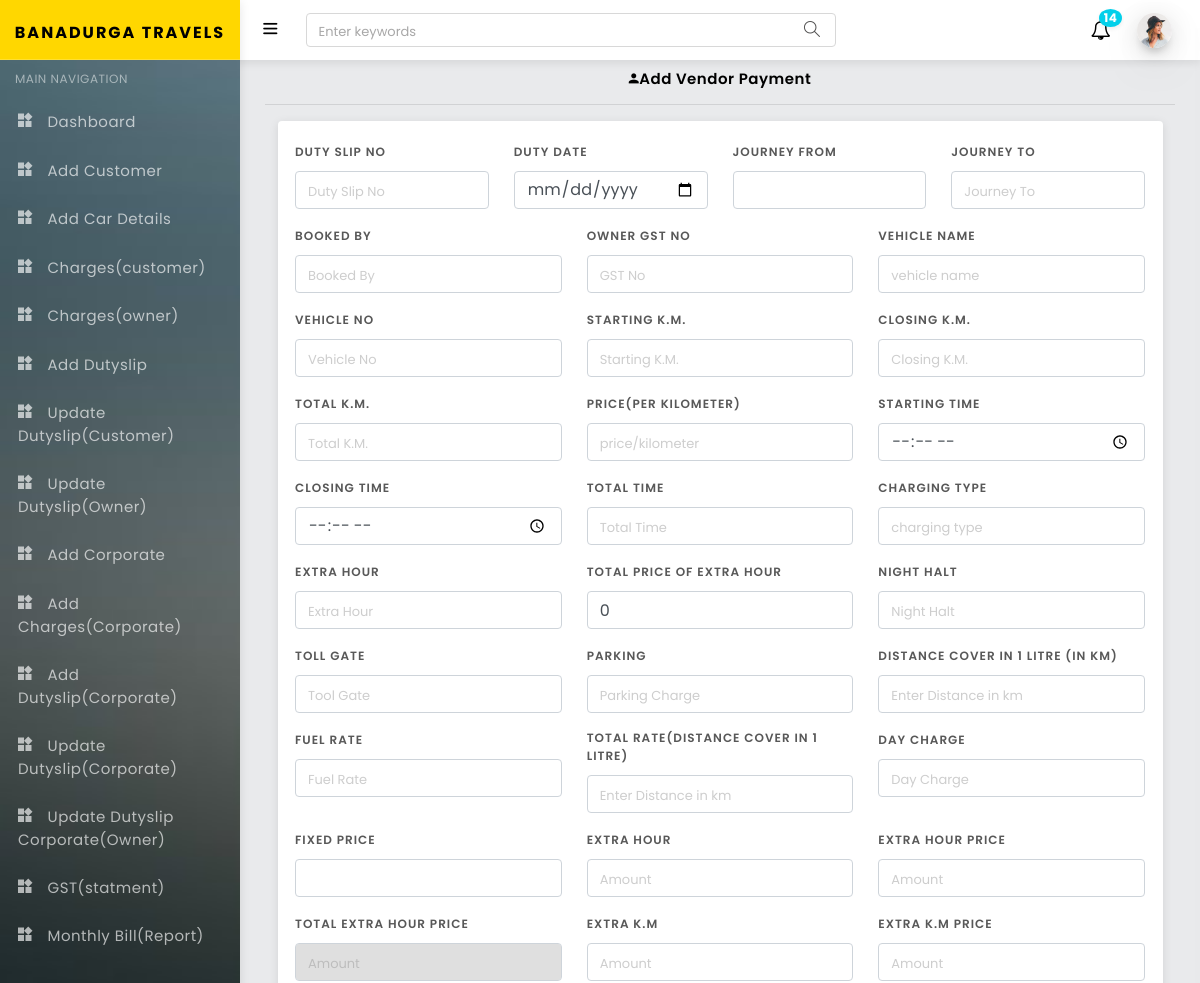
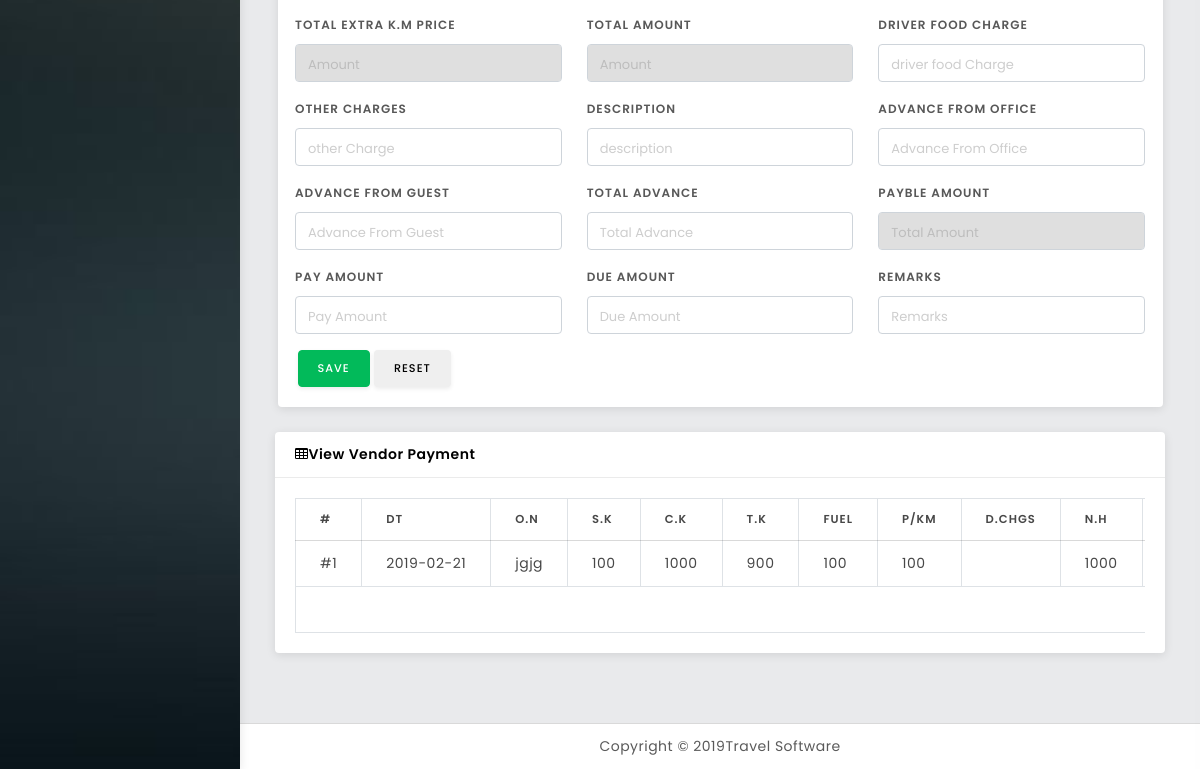
Page /owner_payment_slip.php on the committed database (2 pictures, top to bottom).
### tables this page shows
CREATE TABLE `owner_payment_slip_new` (
  `id` bigint(30) NOT NULL,
  `duty_slip_no` varchar(20) NOT NULL,
  `duty_date` varchar(50) NOT NULL,
  `place_from` varchar(256) NOT NULL,
  `journey_to` varchar(50) NOT NULL,
  `booked_by` varchar(256) NOT NULL,
  `customer_gst` varchar(255) NOT NULL,
  `vehicle_name` varchar(100) NOT NULL,
  `vehicle_no` varchar(20) NOT NULL,
  `starting_km` varchar(20) NOT NULL,
  `closing_km` varchar(20) NOT NULL,
  `total_km` varchar(20) NOT NULL,
  `starting_time` varchar(50) NOT NULL,
  `closing_time` varchar(50) NOT NULL,
  `total_time` varchar(50) NOT NULL,
  `charging_type` varchar(30) NOT NULL,
  `fixed_price_f` varchar(50) NOT NULL,
  `extra_hour_new_f` varchar(50) NOT NULL,
  `extra_hour_price_f` varchar(50) NOT NULL,
  `t_e_h_p_f` varchar(50) NOT NULL,
  `extra_km_f` varchar(50) NOT NULL,
  `extra_km_price_f` varchar(50) NOT NULL,
  `t_extra_km_price_f` varchar(50) NOT NULL,
  `extra_hour` varchar(50) NOT NULL,
  `extrahour_price` varchar(100) NOT NULL,
  `night_halt` varchar(50) NOT NULL,
  `tool_gate` varchar(50) NOT NULL,
  `parking` varchar(50) NOT NULL,
  `driver_f_charge` varchar(50) NOT NULL,
  `other_charge` varchar(50) NOT NULL,
  `description` text NOT NULL,
  `kmforlitre` varchar(30) NOT NULL,
  `day_basic` varchar(50) NOT NULL,
  `fuel_rate` varchar(50) NOT NULL,
  `priceper_km` varchar(30) NOT NULL,
  `amount` varchar(50) NOT NULL,
  `day_charge` varchar(50) NOT NULL,
  `detaintion` varchar(100) NOT NULL,
  `advance_office` varchar(50) NOT NULL,
  `advance_guest` varchar(50) NOT NULL,
  `total_adv` varchar(30) NOT NULL,
  `total_amount` varchar(50) NOT NULL,
  `py_amount` varchar(50) NOT NULL,
  `du_amount` varchar(50) DEFAULT NULL,
  `detaintion_hour` varchar(100) NOT NULL,
  `detaintion_charges` varchar(100) NOT NULL,
  `remark` varchar(30) NOT NULL,
  `noofnight_halt` int(11) NOT NULL,
  `status` int(4) NOT NULL DEFAULT '1',
  `creationDate` timestamp NOT NULL DEFAULT CURRENT_TIMESTAMP ON UPDATE CURRENT_TIMESTAMP,
  `ref_no` varchar(20) NOT NULL
);

### owner_payment_slip.php (the view, shortened to what the rows shown need)
<?php
  include('includes/config.php');
?>
<!DOCTYPE html>
<html lang="en">
<head>
   <?php include('includes/header.php')?>
</head>
<body>
 <div id="wrapper">
  <div class="content-wrapper">
    <div class="container-fluid">
      <div class="col-lg-12">
                              <div class="row">
        <div class="col-lg-12">
          <div class="card">
            <div class="card-body">
              <div class="table-responsive">
              <table id="example" class="table table-bordered">
                <thead>
                  <tr>
                              <th>#</th>
                            <th>Dt</th>
                            <th>O.n</th>
                            <th>S.k</th>
                            <th>C.k</th>
                            <th>T.k</th>
                            <th>fuel</th>
                            <th>p/km</th>
                            <th>D.chgs</th>
                            <th>N.h</th>
                            <th>T.c</th>
                            </tr>
                </thead>
                <tbody>
                    <tr>
                       <?php
                    $sql = "SELECT * FROM owner_payment_slip_new";
                    $result = $conn->query($sql);
                    $i = 1;
                      while($v1 = $result->fetch_assoc())
                        {
                        ?>
                     <td>#<?php echo $i;?></td>
                             <td><?php echo $v1['duty_date'];?></td>
                            <td><?php echo $v1['booked_by'];?></td>
                            <td><?php echo $v1['starting_km'];?></td>
                            <td><?php echo $v1['closing_km'];?></td>
                            <td><?php echo $v1['total_km'];?></td>
                            <td><?php echo $v1['fuel_rate'];?></td>
                            <td><?php echo $v1['priceper_km'];?></td>
                            <td><?php echo $v1['day_charge'];?></td>
                            <td><?php echo $v1['night_halt'];?></td>
                            <td><?php echo $v1['tool_gate'];?></td>
                         </tr>
                        <?php $i++; } ?>
                </tbody>
            </table>
            </div>
            </div>
          </div>
        </div>
      </div>
      <br>
    </div>
  </div>
  </div>
<?php include('includes/footerjs.php')?>
</body>
</html>

### rows in the picture
owner_payment_slip_new: duty_date "2019-02-21", booked_by "jgjg", starting_km "100", closing_km "1000", total_km "900", fuel_rate "100", priceper_km "100", night_halt "1000"
